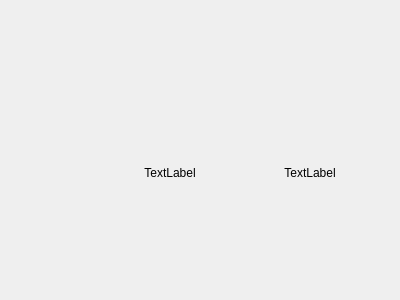
<?xml version="1.0" encoding="UTF-8"?>
<ui version="4.0">
 <class>Dialog</class>
 <widget class="QDialog" name="Dialog">
  <property name="geometry">
   <rect>
    <x>0</x>
    <y>0</y>
    <width>400</width>
    <height>300</height>
   </rect>
  </property>
  <property name="windowTitle">
   <string>Dialog</string>
  </property>
  <widget class="QWidget" name="widget" native="true">
   <property name="geometry">
    <rect>
     <x>100</x>
     <y>50</y>
     <width>140</width>
     <height>140</height>
    </rect>
   </property>
   <layout class="QVBoxLayout" name="verticalLayout">
    <item>
     <widget class="QPushButton" name="pushButton">
      <property name="minimumSize">
       <size>
        <width>90</width>
        <height>100</height>
       </size>
      </property>
      <property name="text">
       <string/>
      </property>
      <property name="icon">
       <iconset resource="../images/images.qrc">
        <normaloff>:/images/folder.png</normaloff>:/images/folder.png</iconset>
      </property>
      <property name="iconSize">
       <size>
        <width>90</width>
        <height>100</height>
       </size>
      </property>
      <property name="flat">
       <bool>true</bool>
      </property>
     </widget>
    </item>
    <item>
     <widget class="QLabel" name="label">
      <property name="styleSheet">
       <string notr="true">
                font: 700 9pt \&quot;Franklin Gothic Medium\&quot;;
                font-family: \'Franklin Gothic Medium\';
               font-style: normal;
                font-weight: 200;
                font-size: 13px;
                line-height: 42px;
                color: #664323;
                padding-bottom: 5px;</string>
      </property>
      <property name="text">
       <string>TextLabel</string>
      </property>
      <property name="alignment">
       <set>Qt::AlignCenter</set>
      </property>
     </widget>
    </item>
   </layout>
  </widget>
  <widget class="QWidget" name="widget_2" native="true">
   <property name="geometry">
    <rect>
     <x>240</x>
     <y>50</y>
     <width>140</width>
     <height>140</height>
    </rect>
   </property>
   <layout class="QVBoxLayout" name="verticalLayout_2">
    <item>
     <widget class="QPushButton" name="pushButton_2">
      <property name="minimumSize">
       <size>
        <width>90</width>
        <height>100</height>
       </size>
      </property>
      <property name="text">
       <string/>
      </property>
      <property name="icon">
       <iconset resource="../images/images.qrc">
        <normaloff>:/images/folder.png</normaloff>:/images/folder.png</iconset>
      </property>
      <property name="iconSize">
       <size>
        <width>90</width>
        <height>100</height>
       </size>
      </property>
      <property name="flat">
       <bool>true</bool>
      </property>
     </widget>
    </item>
    <item>
     <widget class="QLabel" name="label_2">
      <property name="styleSheet">
       <string notr="true">
                font: 700 9pt \&quot;Franklin Gothic Medium\&quot;;
                font-family: \'Franklin Gothic Medium\';
               font-style: normal;
                font-weight: 200;
                font-size: 13px;
                line-height: 42px;
                color: #664323;
                padding-bottom: 5px;</string>
      </property>
      <property name="text">
       <string>TextLabel</string>
      </property>
      <property name="alignment">
       <set>Qt::AlignCenter</set>
      </property>
     </widget>
    </item>
   </layout>
  </widget>
 </widget>
 <resources>
  <include location="../images/images.qrc"/>
 </resources>
 <connections/>
</ui>
